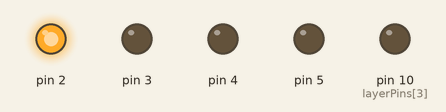
Recording of a sketch running on a simulated Arduino Uno, built with avr-gcc and run on an emulated ATmega328P. Parts: output pins drawn as LEDs (lit = HIGH).

Above: at 0.12 s.
At 5.37 s:
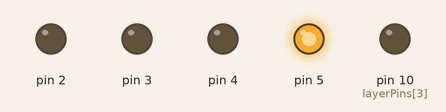
At 14.17 s:
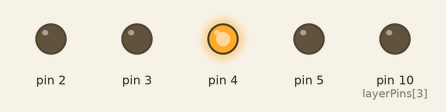
At 39.9 s:
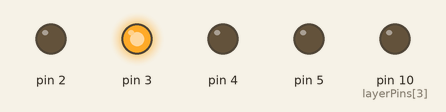
Timing chart, 0 to 40.0 s (numbered marks = the images above):
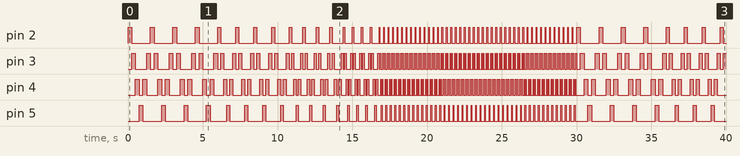

The sketch:

firstEightLEDs.ino
```cpp
byte seq[] = {0, 1, 2, 3, 2, 1};

const byte layerPins[] = {7,8,9,10};

// the setup function runs once when you press reset or power the board
void setup() {
  // initialize digital pin LED_BUILTIN as an output.
  pinMode(2, OUTPUT);
  pinMode(3, OUTPUT);
  pinMode(4, OUTPUT);
  pinMode(5, OUTPUT);

  for (byte i = 0; i < sizeof(layerPins); i++) {
    pinMode(layerPins[i], INPUT);
  }
}

void ChooseLayer(byte lyr)
{
  for (byte i = 0; i < sizeof(layerPins); i++) {
    pinMode(layerPins[i], INPUT);
  }

  pinMode(layerPins[lyr], OUTPUT);
  digitalWrite(layerPins[lyr], LOW);
}

// the loop function runs over and over again forever
void loop() {
  for (int d = 250; d > -500; d -= 50) {
    for (byte lyr = 0; lyr < sizeof(layerPins); lyr++) {
      ChooseLayer(lyr);
      for (byte i = 0; i < sizeof(seq); i++) {
        byte pin = 2 + seq[i];
        digitalWrite(pin, HIGH);   // turn the LED on (HIGH is the voltage level)
        delay(max(d, 50));
        digitalWrite(pin, LOW);
      }
    }
  }
}
```

Measured:
- by itself, pin 2: LOW → HIGH at 0.00 s, → LOW 0.25 s later, → HIGH 1.3 s later, → LOW 0.25 s later, … (136 changes in this stretch)
- by itself, pin 3: LOW → HIGH at 0.25 s, → LOW 0.25 s later, → HIGH 0.75 s later, → LOW 0.25 s later, … (269 changes in this stretch)
- by itself, pin 4: LOW → HIGH at 0.50 s, → LOW 0.25 s later, → HIGH 0.25 s later, → LOW 0.25 s later, … (268 changes in this stretch)
- by itself, pin 5: LOW → HIGH at 0.75 s, → LOW 0.25 s later, → HIGH 1.3 s later, → LOW 0.25 s later, … (134 changes in this stretch)
